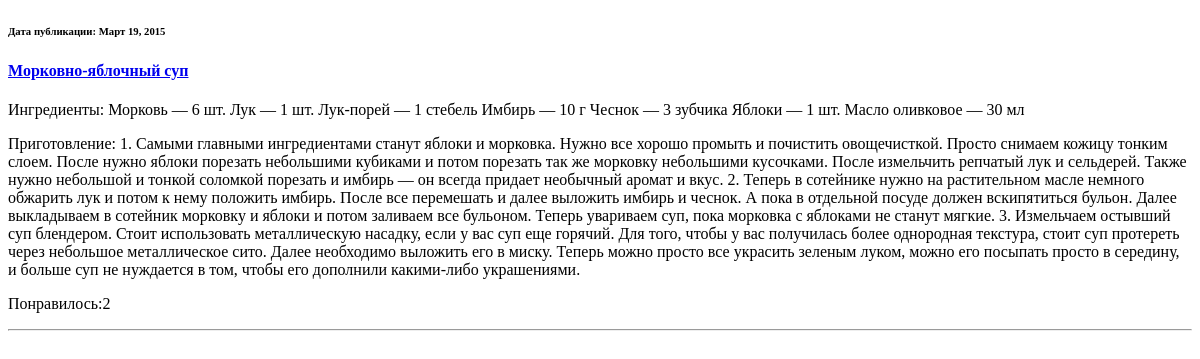
The app's page /page/all/, older data.
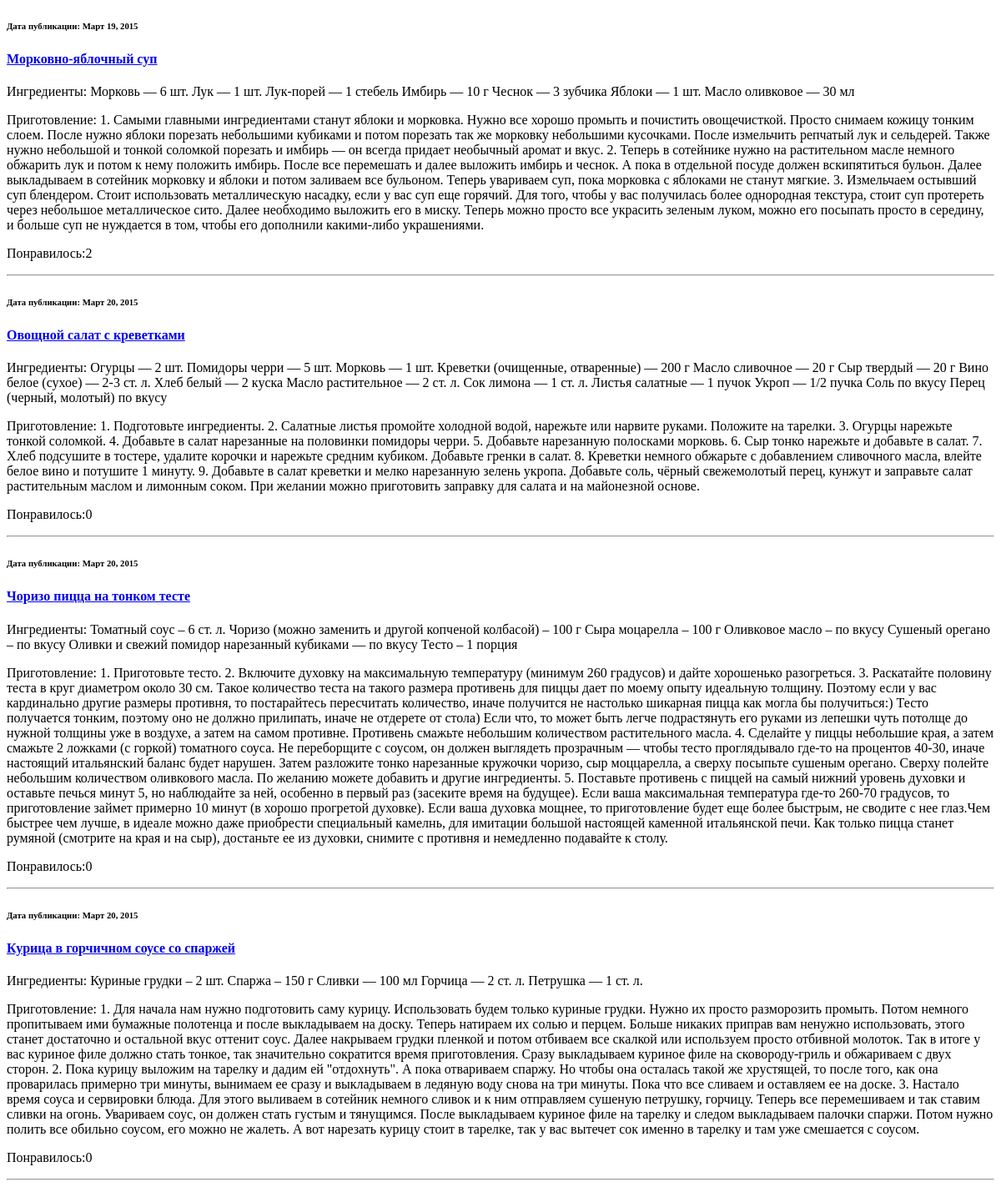
The same page, newer data.
### recipes/models.py (models this page shows)
class Recipe(models.Model):
    class Meta():
        db_table='recipe'
    recipe_title=models.CharField(max_length=200)
    recipe_ingredients=models.TextField()
    recipe_text=models.TextField()
    recipe_date=models.DateField()
    recipe_likes=models.IntegerField(default=0)

### recipes/views.py (the view)
# urls.py: url(r'^', include('recipes.urls')),
def recipes(request):
    return render_to_response('recipes.html', {'recipes':Recipe.objects.all()})

### recipes/templates/recipes.html
{% extends "main.html" %}
{% block recipe %}
{% for recipe in recipes %}
    <h6>Дата публикации: {{recipe.recipe_date}}</h6>
    <h4><a href="/recipes/{{recipe.id}}">{{recipe.recipe_title}}</a></h4>
    <p>{{recipe.recipe_ingredients}}</p>
    <p>{{recipe.recipe_text}}</p>
    <p>Понравилось:{{recipe.recipe_likes}}</p>
<hr>
{% endfor %}
{% endblock %}

### templates/main.html (shortened to what this page needs)
<!DOCTYPE html>
<html>
<head>
</head>
<body>
{% block recipe %}{% endblock %}
</body>
</html>

Row changes from the older to the newer data that the page shows:
added Recipe: recipe_date "Март 20, 2015", recipe_title "Овощной салат с креветками", recipe_ingredients "Ингредиенты: Огурцы — 2 шт. Помидоры черри — 5 шт. Морковь — 1 шт. Креветки (очищенные, отваренные) — 200 г Масло сливочное — 20 г Сыр твердый — 20 г Вино белое (сухое) — 2-3 ст. л. Хлеб белый — 2 куска Масло растительное — 2 ст. л. Сок лимона — 1 ст. л. Листья салатные — 1 пучок Укроп — 1/2 пучка Соль по вкусу Перец (черный, молотый) по вкусу", recipe_text "Приготовление: 1. Подготовьте ингредиенты. 2. Салатные листья промойте холодной водой, нарежьте или нарвите руками. Положите на тарелки. 3. Огурцы нарежьте тонкой соломкой. 4. Добавьте в салат нарезанные на половинки помидоры черри. 5. Добавьте нарезанную полосками морковь. 6. Сыр тонко нарежьте и добавьте в салат. 7. Хлеб подсушите в тостере, удалите корочки и нарежьте средним кубиком. Добавьте гренки в салат. 8. Креветки немного обжарьте с добавлением сливочного масла, влейте белое вино и потушите 1 минуту. 9. Добавьте в салат креветки и мелко нарезанную зелень укропа. Добавьте соль, чёрный свежемолотый перец, кунжут и заправьте салат растительным маслом и лимонным соком. При желании…", recipe_likes "0"
added Recipe: recipe_date "Март 20, 2015", recipe_title "Чоризо пицца на тонком тесте", recipe_ingredients "Ингредиенты: Томатный соус – 6 ст. л. Чоризо (можно заменить и другой копченой колбасой) – 100 г Сыра моцарелла – 100 г Оливковое масло – по вкусу Сушеный орегано – по вкусу Оливки и свежий помидор нарезанный кубиками — по вкусу Тесто – 1 порция", recipe_text "Приготовление: 1. Приготовьте тесто. 2. Включите духовку на максимальную температуру (минимум 260 градусов) и дайте хорошенько разогреться. 3. Раскатайте половину теста в круг диаметром около 30 см. Такое количество теста на такого размера противень для пиццы дает по моему опыту идеальную толщину. Поэтому если у вас кардинально другие размеры противня, то постарайтесь пересчитать количество, иначе получится не настолько шикарная пицца как могла бы получиться:) Тесто получается тонким, поэтому оно не должно прилипать, иначе не отдерете от стола) Если что, то может быть легче подрастянуть его руками из лепешки чуть потолще до нужной толщины уже в воздухе, а затем на самом противне. Противень…", recipe_likes "0"
added Recipe: recipe_date "Март 20, 2015", recipe_title "Курица в горчичном соусе со спаржей", recipe_ingredients "Ингредиенты: Куриные грудки – 2 шт. Спаржа – 150 г Сливки — 100 мл Горчица — 2 ст. л. Петрушка — 1 ст. л.", recipe_text "Приготовление: 1. Для начала нам нужно подготовить саму курицу. Использовать будем только куриные грудки. Нужно их просто разморозить промыть. Потом немного пропитываем ими бумажные полотенца и после выкладываем на доску. Теперь натираем их солью и перцем. Больше никаких приправ вам ненужно использовать, этого станет достаточно и остальной вкус оттенит соус. Далее накрываем грудки пленкой и потом отбиваем все скалкой или используем просто отбивной молоток. Так в итоге у вас куриное филе должно стать тонкое, так значительно сократится время приготовления. Сразу выкладываем куриное филе на сковороду-гриль и обжариваем с двух сторон. 2. Пока курицу выложим на тарелку и дадим ей \"отдохнуть\". А…", recipe_likes "0"
